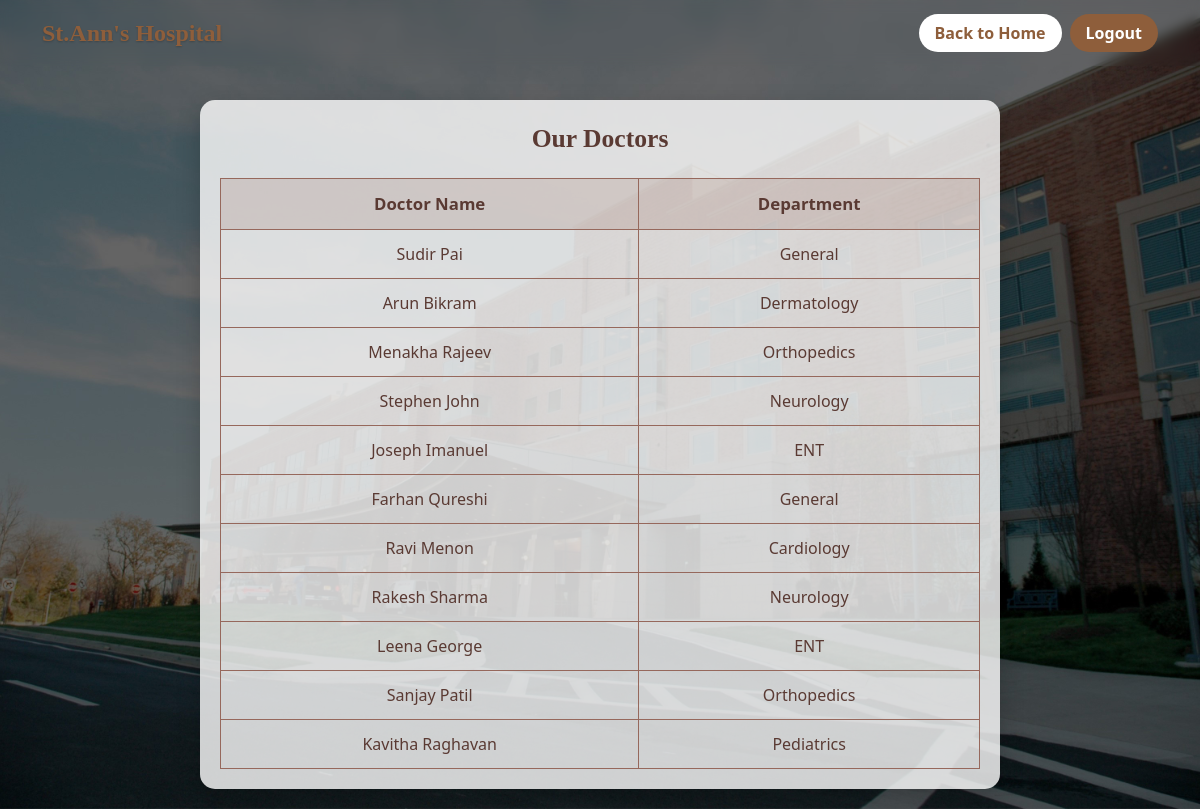
The app's page /phome/view_doctors_patient/ with its own data.
### app/models.py (models this page shows, shortened)
class Doctor(models.Model):
    DEPARTMENT_CHOICES = [
        ("General", "General"),
        ("Cardiology", "Cardiology"),
        ("Neurology", "Neurology"),
        ("ENT", "ENT"),
        ("Orthopedics", "Orthopedics"),
        ("Pediatrics", "Pediatrics"),
        ("Dermatology", "Dermatology"),
    ]
    Doctor_id = models.ForeignKey(MYUSER, on_delete=models.CASCADE, null=True, blank=True)
    name = models.CharField(max_length=100)
    doc_image = models.ImageField(upload_to='doctors/', blank=True, null=True)
    department = models.CharField(max_length=50, choices=DEPARTMENT_CHOICES, default="General")  # ✅ default set to General

### app/views.py (the view)
# urls.py: path('phome/view_doctors_patient/', view_doctors_by_patients, name='view_doctors_patient'),
def view_doctors_by_patients(request):
    doctors = Doctor.objects.filter(Doctor_id__is_active=True)
    return render(request, "view_doctors_patient.html", {'view': doctors})

### app/templates/view_doctors_patient.html (shortened to what this page needs)
{% load static %}
<!DOCTYPE html>
<html lang="en">
<head>
<link href="https://cdn.jsdelivr.net/npm/bootstrap@5.0.2/dist/css/bootstrap.min.css" rel="stylesheet">
</head>
<body>
<nav class="navbar navbar-expand-lg fixed-top">
  <div class="container-fluid">
    <a class="navbar-brand" href="{% url 'phome' %}">St.Ann's Hospital</a>
    <div class="collapse navbar-collapse justify-content-end" id="navbarNav">
      <div class="d-flex gap-2">
        <a href="{% url 'phome' %}" class="btn btn-home">Back to Home</a>
        <a href="{% url 'logout' %}" class="btn btn-logout">Logout</a>
      </div>
    </div>
  </div>
</nav>
<div class="table-container">
    <div class="table-title">Our Doctors</div>
    <table>
        <thead>
            <tr>
                <th>Doctor Name</th>
                <th>Department</th>
            </tr>
        </thead>
        <tbody>
        {% for doctor in view %}
            <tr>
                <td>{{ doctor.name }}</td>
                <td>{{ doctor.department }}</td>
            </tr>
        {% empty %}
            <tr>
                <td colspan="2">No doctors available</td>
            </tr>
        {% endfor %}
        </tbody>
    </table>
</div>
</body>
</html>

### records on screen
Doctor: name "Sudir Pai", department "General"
Doctor: name "Arun Bikram", department "Dermatology"
Doctor: name "Menakha Rajeev", department "Orthopedics"
Doctor: name "Stephen John", department "Neurology"
Doctor: name "Joseph Imanuel", department "ENT"
Doctor: name "Farhan Qureshi", department "General"
Doctor: name "Ravi Menon", department "Cardiology"
Doctor: name "Rakesh Sharma", department "Neurology"
Doctor: name "Leena George", department "ENT"
Doctor: name "Sanjay Patil", department "Orthopedics"
Doctor: name "Kavitha Raghavan", department "Pediatrics"
